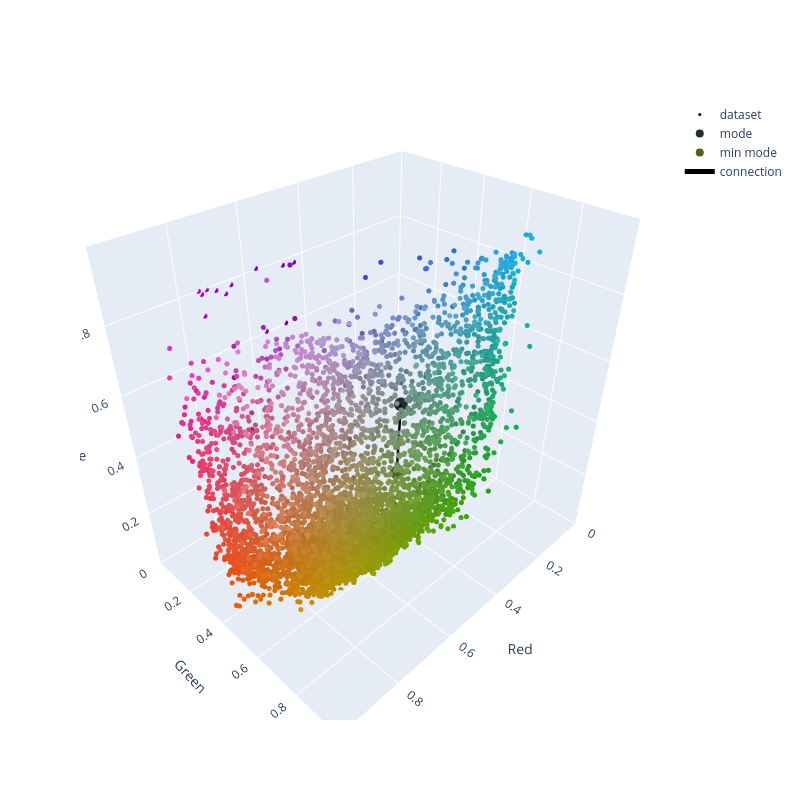

Notebook source saved alongside this figure:
### Code cell
rgb = rgb_vals/255
modecol = mode_colors/255
minmode = min_color_mode/255

fig = go.Figure()

# RGB dataset
fig.add_trace(go.Scatter3d(
    x=rgb[:,0],
    y=rgb[:,1],
    z=rgb[:,2],
    mode='markers',
    marker=dict(
        size=3,
        color=rgb,
    ),
    name="dataset"
))

# mode color
fig.add_trace(go.Scatter3d(
    x=[modecol[0,0]],
    y=[modecol[0,1]],
    z=[modecol[0,2]],
    mode='markers',
    marker=dict(
        size=8,
        color=[f'rgb({modecol[0,0]*255},{modecol[0,1]*255},{modecol[0,2]*255})']
    ),
    name="mode"
))

# min mode color
fig.add_trace(go.Scatter3d(
    x=[minmode[0]],
    y=[minmode[1]],
    z=[minmode[2]],
    mode='markers',
    marker=dict(
        size=8,
        color=[f'rgb({minmode[0]*255},{minmode[1]*255},{minmode[2]*255})']
    ),
    name="min mode"
))

# line connecting them
fig.add_trace(go.Scatter3d(
    x=[modecol[0,0], minmode[0]],
    y=[modecol[0,1], minmode[1]],
    z=[modecol[0,2], minmode[2]],
    mode='lines',
    line=dict(color='black', width=5),
    name="connection"
))

fig.update_layout(
    width=800,
    height=800,
    scene=dict(
        xaxis_title='Red',
        yaxis_title='Green',
        zaxis_title='Blue',
        xaxis=dict(range=[0,1]),
        yaxis=dict(range=[0,1]),
        zaxis=dict(range=[0,1]),
    )
)

fig.show()

### Figure 1 — Plotly figure (JSON) as saved in the notebook; plotly's stock layout.template omitted (floating-point values rounded to 4 significant figures; data arrays with more than 128 entries replaced by an {"elided": "..."} marker saying what was removed)
{"data": [{"marker": {"color": {"elided": "6291x3 float values"}, "size": 3}, "mode": "markers", "name": "dataset", "type": "scatter3d", "x": {"elided": "6291 float values"}, "y": {"elided": "6291 float values"}, "z": {"elided": "6291 float values"}}, {"marker": {"color": ["rgb(31.0,44.0,52.0)"], "size": 8}, "mode": "markers", "name": "mode", "type": "scatter3d", "x": [0.1216], "y": [0.1725], "z": [0.2039]}, {"marker": {"color": ["rgb(79.0,98.0,29.0)"], "size": 8}, "mode": "markers", "name": "min mode", "type": "scatter3d", "x": [0.3098], "y": [0.3843], "z": [0.1137]}, {"line": {"color": "black", "width": 5}, "mode": "lines", "name": "connection", "type": "scatter3d", "x": [0.1216, 0.3098], "y": [0.1725, 0.3843], "z": [0.2039, 0.1137]}], "layout": {"height": 800, "scene": {"xaxis": {"range": [0, 1], "title": {"text": "Red"}}, "yaxis": {"range": [0, 1], "title": {"text": "Green"}}, "zaxis": {"range": [0, 1], "title": {"text": "Blue"}}}, "width": 800}}
